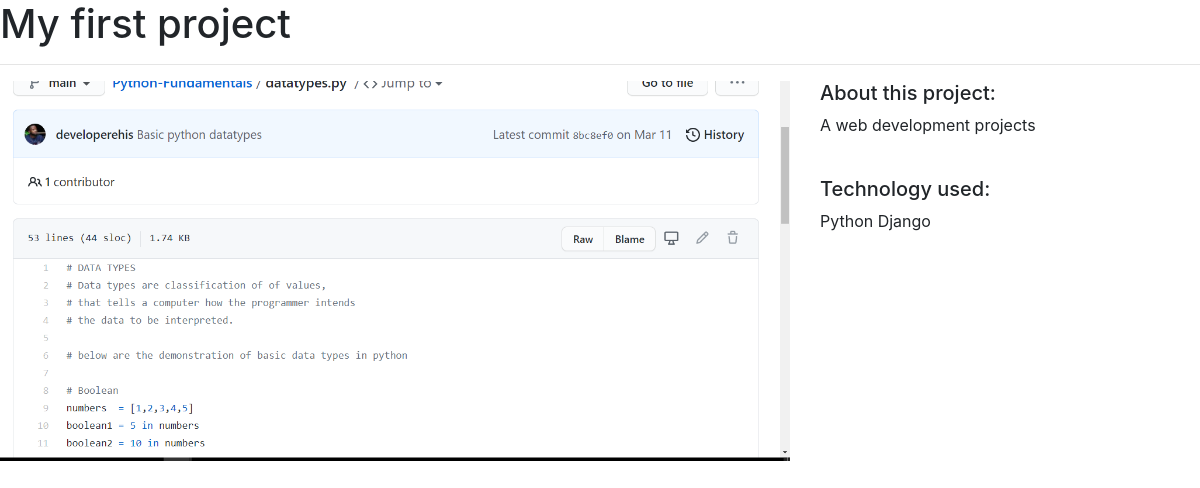
/projects/1/, run on the app's committed database.
### projects/models.py (models this page shows)
class Projects(models.Model):
    title = models.CharField(max_length=100)
    description = models.TextField()
    technology = models.CharField(max_length=20)
    image = models.FilePathField(path="/static/img/")

### projects/views.py (the view)
# urls.py: path('<int:pk>/', views.project_detail, name="project_detail"),
def project_detail(request, pk):
    project = Projects.objects.get(pk=pk)
    context = {
        'project': project
    }
    return render(request, 'project_detail.html', context)

### projects/templates/project_detail.html
{% extends "base.html" %}
{% load static %}
{% block page_content %}
<h1>{{ project.title }}</h1><hr>
<div class="row">
    <div class="col-md-8">
        <img src="{% static project.image %}" alt="" width="100%">
    </div>
    <div class="col-md-4">
        <h5>About this project:</h5>
        <p>{{ project.description }}</p>
        <br>
        <h5>Technology used:</h5>
        <p>{{ project.technology }}</p>
    </div>
</div>
{% endblock %}

### data on the page
Projects: title "My first project", image (picture), description "A web development projects", technology "Python Django"
